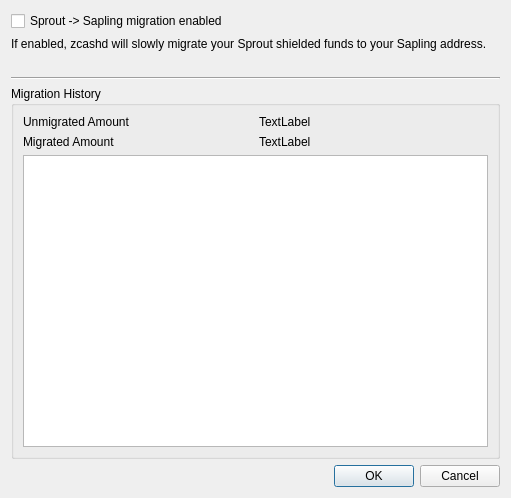
<?xml version="1.0" encoding="UTF-8"?>
<ui version="4.0">
 <class>MigrationDialog</class>
 <widget class="QDialog" name="MigrationDialog">
  <property name="geometry">
   <rect>
    <x>0</x>
    <y>0</y>
    <width>511</width>
    <height>498</height>
   </rect>
  </property>
  <property name="windowTitle">
   <string>Migration Turnstile</string>
  </property>
  <layout class="QGridLayout" name="gridLayout">
   <item row="9" column="0" colspan="2">
    <widget class="QDialogButtonBox" name="buttonBox">
     <property name="orientation">
      <enum>Qt::Horizontal</enum>
     </property>
     <property name="standardButtons">
      <set>QDialogButtonBox::Cancel|QDialogButtonBox::Ok</set>
     </property>
    </widget>
   </item>
   <item row="7" column="0" colspan="2">
    <widget class="QGroupBox" name="groupBox">
     <property name="title">
      <string>Migration History</string>
     </property>
     <layout class="QGridLayout" name="gridLayout_2">
      <item row="2" column="1">
       <widget class="QLabel" name="label_4">
        <property name="text">
         <string>Migrated Amount</string>
        </property>
       </widget>
      </item>
      <item row="4" column="1" colspan="2">
       <widget class="QTableView" name="tblTxids">
        <attribute name="horizontalHeaderStretchLastSection">
         <bool>true</bool>
        </attribute>
       </widget>
      </item>
      <item row="0" column="1">
       <widget class="QLabel" name="label_2">
        <property name="text">
         <string>Unmigrated Amount</string>
        </property>
       </widget>
      </item>
      <item row="0" column="2">
       <widget class="QLabel" name="lblUnMigrated">
        <property name="text">
         <string notr="true">TextLabel</string>
        </property>
       </widget>
      </item>
      <item row="2" column="2">
       <widget class="QLabel" name="lblMigrated">
        <property name="text">
         <string notr="true">TextLabel</string>
        </property>
       </widget>
      </item>
     </layout>
    </widget>
   </item>
   <item row="0" column="0" colspan="2">
    <widget class="QCheckBox" name="chkEnabled">
     <property name="text">
      <string>Sprout -&gt; Sapling migration enabled</string>
     </property>
    </widget>
   </item>
   <item row="1" column="0" colspan="2">
    <widget class="QLabel" name="label">
     <property name="text">
      <string>If enabled, zcashd will slowly migrate your Sprout shielded funds to your Sapling address. </string>
     </property>
     <property name="wordWrap">
      <bool>true</bool>
     </property>
    </widget>
   </item>
   <item row="4" column="0" colspan="2">
    <widget class="Line" name="line">
     <property name="orientation">
      <enum>Qt::Horizontal</enum>
     </property>
    </widget>
   </item>
   <item row="2" column="0" colspan="2">
    <widget class="QLabel" name="lblSaplingAddress">
     <property name="text">
      <string notr="true"/>
     </property>
    </widget>
   </item>
  </layout>
 </widget>
 <resources/>
 <connections>
  <connection>
   <sender>buttonBox</sender>
   <signal>accepted()</signal>
   <receiver>MigrationDialog</receiver>
   <slot>accept()</slot>
   <hints>
    <hint type="sourcelabel">
     <x>248</x>
     <y>254</y>
    </hint>
    <hint type="destinationlabel">
     <x>157</x>
     <y>274</y>
    </hint>
   </hints>
  </connection>
  <connection>
   <sender>buttonBox</sender>
   <signal>rejected()</signal>
   <receiver>MigrationDialog</receiver>
   <slot>reject()</slot>
   <hints>
    <hint type="sourcelabel">
     <x>316</x>
     <y>260</y>
    </hint>
    <hint type="destinationlabel">
     <x>286</x>
     <y>274</y>
    </hint>
   </hints>
  </connection>
 </connections>
</ui>
